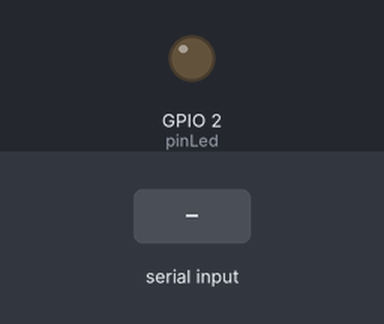
Simulated run of this sketch. Board: ESP32. On the bench: output pins drawn as LEDs (lit = HIGH). The inputs (shaded band) are chosen by the test bench. Nothing arrives over Bluetooth unless stated.

Above: at 1.2 s.
1.3 s: "liga\n" received over the second serial link
At 2.2 s:
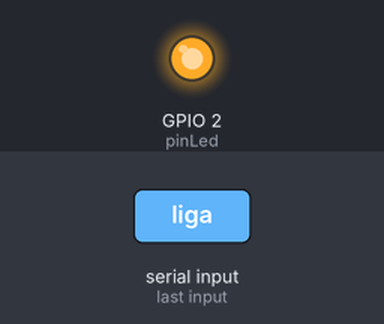
2.8 s: "desliga\n" received over the second serial link
At 3.4 s:
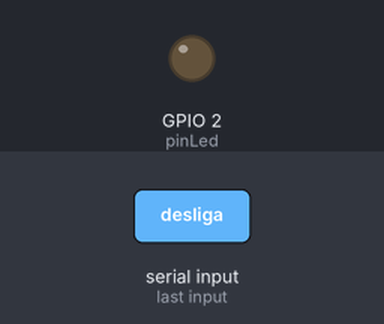
4.3 s: "pisca\n" received over the second serial link
At 5.7 s:
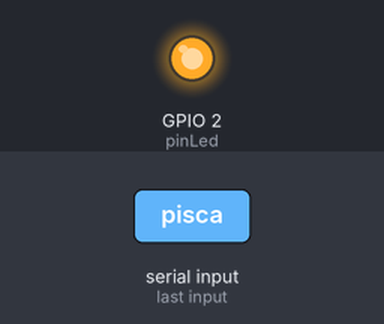
Timing chart, 0 to 7.3 s (numbered marks = the images above; inputs shaded):
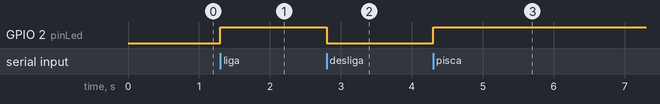

The sketch:

aula_58_bluetooth1.ino
```cpp
#include <Arduino.h>
#include <BluetoothSerial.h>

/*-------------------------------------------------------*/
/*                      BLUETOOTH                        */
/*-------------------------------------------------------*/


#define pinLed 2

BluetoothSerial BT;

void setup()
{
  pinMode(pinLed, OUTPUT);

  BT.begin("ESPCadu");
}

void loop()
{
  static bool estadoLed = false;
  static bool pisca = false;
  static int velocidade = 200;
  unsigned long tempoInicial = 0;
  if (BT.available())
  {
    String mensagem = BT.readStringUntil('\n');
    mensagem.trim();

    if (mensagem.equals("liga"))
    {
      estadoLed = true;
      BT.println("LED LIGADO");
    }

    else if (mensagem.equals("desliga"))
    {
      estadoLed = false;
      BT.println("LED DESLIGADO");
    }
    else if (mensagem.equals("pisca"))
    {
      pisca = true;
    }

    if (pisca == true)
    {
      unsigned long tempoAtual = millis();
      static unsigned long tempoInicial = 0;

      if (tempoAtual - tempoInicial > velocidade)
      {
        estadoLed = !estadoLed;
        tempoInicial = tempoAtual;
      }
    }
    digitalWrite(pinLed, estadoLed);
  }
}
```

Measured:
- after the input at 1.3 s, GPIO 2 (pinLed): LOW → HIGH at once
- after the input at 2.8 s, GPIO 2 (pinLed): HIGH → LOW at once
- after the input at 4.3 s, GPIO 2 (pinLed): LOW → HIGH at once
